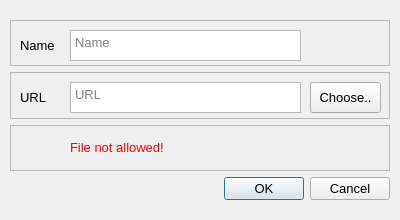
<?xml version="1.0" encoding="UTF-8"?>
<ui version="4.0">
 <class>Dialog</class>
 <widget class="QDialog" name="Dialog">
  <property name="geometry">
   <rect>
    <x>0</x>
    <y>0</y>
    <width>400</width>
    <height>220</height>
   </rect>
  </property>
  <property name="windowTitle">
   <string>Dialog</string>
  </property>
  <layout class="QVBoxLayout" name="verticalLayout">
   <property name="leftMargin">
    <number>10</number>
   </property>
   <property name="topMargin">
    <number>20</number>
   </property>
   <property name="rightMargin">
    <number>10</number>
   </property>
   <property name="bottomMargin">
    <number>20</number>
   </property>
   <item>
    <widget class="QFrame" name="frame_name">
     <property name="font">
      <font>
       <family>Arial</family>
       <pointsize>10</pointsize>
      </font>
     </property>
     <property name="frameShape">
      <enum>QFrame::StyledPanel</enum>
     </property>
     <property name="frameShadow">
      <enum>QFrame::Raised</enum>
     </property>
     <widget class="QLabel" name="lbl_name">
      <property name="geometry">
       <rect>
        <x>10</x>
        <y>10</y>
        <width>41</width>
        <height>31</height>
       </rect>
      </property>
      <property name="font">
       <font>
        <family>Arial</family>
        <pointsize>10</pointsize>
       </font>
      </property>
      <property name="text">
       <string>Name</string>
      </property>
     </widget>
     <widget class="QTextEdit" name="txt_name">
      <property name="geometry">
       <rect>
        <x>60</x>
        <y>10</y>
        <width>231</width>
        <height>31</height>
       </rect>
      </property>
      <property name="font">
       <font>
        <family>Arial</family>
        <pointsize>10</pointsize>
       </font>
      </property>
      <property name="placeholderText">
       <string>Name</string>
      </property>
     </widget>
    </widget>
   </item>
   <item>
    <widget class="QFrame" name="frame_url">
     <property name="font">
      <font>
       <family>Arial</family>
       <pointsize>10</pointsize>
      </font>
     </property>
     <property name="frameShape">
      <enum>QFrame::StyledPanel</enum>
     </property>
     <property name="frameShadow">
      <enum>QFrame::Raised</enum>
     </property>
     <widget class="QLabel" name="lbl_url">
      <property name="geometry">
       <rect>
        <x>10</x>
        <y>10</y>
        <width>41</width>
        <height>31</height>
       </rect>
      </property>
      <property name="font">
       <font>
        <family>Arial</family>
        <pointsize>10</pointsize>
       </font>
      </property>
      <property name="text">
       <string>URL</string>
      </property>
     </widget>
     <widget class="QTextEdit" name="txt_url">
      <property name="geometry">
       <rect>
        <x>60</x>
        <y>10</y>
        <width>231</width>
        <height>31</height>
       </rect>
      </property>
      <property name="font">
       <font>
        <family>Arial</family>
        <pointsize>10</pointsize>
       </font>
      </property>
      <property name="html">
       <string>&lt;!DOCTYPE HTML PUBLIC &quot;-//W3C//DTD HTML 4.0//EN&quot; &quot;http://www.w3.org/TR/REC-html40/strict.dtd&quot;&gt;
&lt;html&gt;&lt;head&gt;&lt;meta name=&quot;qrichtext&quot; content=&quot;1&quot; /&gt;&lt;style type=&quot;text/css&quot;&gt;
p, li { white-space: pre-wrap; }
&lt;/style&gt;&lt;/head&gt;&lt;body style=&quot; font-family:'Arial'; font-size:10pt; font-weight:400; font-style:normal;&quot;&gt;
&lt;p style=&quot;-qt-paragraph-type:empty; margin-top:0px; margin-bottom:0px; margin-left:0px; margin-right:0px; -qt-block-indent:0; text-indent:0px; font-family:'MS Shell Dlg 2'; font-size:8.25pt;&quot;&gt;&lt;br /&gt;&lt;/p&gt;&lt;/body&gt;&lt;/html&gt;</string>
      </property>
      <property name="placeholderText">
       <string>URL</string>
      </property>
     </widget>
     <widget class="QPushButton" name="pushButton">
      <property name="geometry">
       <rect>
        <x>300</x>
        <y>10</y>
        <width>71</width>
        <height>31</height>
       </rect>
      </property>
      <property name="font">
       <font>
        <family>Arial</family>
        <pointsize>10</pointsize>
       </font>
      </property>
      <property name="text">
       <string>Choose..</string>
      </property>
     </widget>
    </widget>
   </item>
   <item>
    <widget class="QFrame" name="frameerror">
     <property name="font">
      <font>
       <family>Arial</family>
       <pointsize>10</pointsize>
      </font>
     </property>
     <property name="frameShape">
      <enum>QFrame::StyledPanel</enum>
     </property>
     <property name="frameShadow">
      <enum>QFrame::Raised</enum>
     </property>
     <widget class="QLabel" name="lbl_error">
      <property name="geometry">
       <rect>
        <x>60</x>
        <y>10</y>
        <width>93</width>
        <height>20</height>
       </rect>
      </property>
      <property name="font">
       <font>
        <family>Arial</family>
        <pointsize>10</pointsize>
       </font>
      </property>
      <property name="styleSheet">
       <string notr="true">color:#f00</string>
      </property>
      <property name="text">
       <string>File not allowed!</string>
      </property>
      <property name="alignment">
       <set>Qt::AlignBottom|Qt::AlignLeading|Qt::AlignLeft</set>
      </property>
     </widget>
    </widget>
   </item>
   <item>
    <widget class="QDialogButtonBox" name="buttonBox">
     <property name="font">
      <font>
       <family>Arial</family>
       <pointsize>10</pointsize>
      </font>
     </property>
     <property name="orientation">
      <enum>Qt::Horizontal</enum>
     </property>
     <property name="standardButtons">
      <set>QDialogButtonBox::Cancel|QDialogButtonBox::Ok</set>
     </property>
    </widget>
   </item>
  </layout>
 </widget>
 <resources/>
 <connections>
  <connection>
   <sender>buttonBox</sender>
   <signal>accepted()</signal>
   <receiver>Dialog</receiver>
   <slot>accept()</slot>
   <hints>
    <hint type="sourcelabel">
     <x>248</x>
     <y>254</y>
    </hint>
    <hint type="destinationlabel">
     <x>157</x>
     <y>274</y>
    </hint>
   </hints>
  </connection>
  <connection>
   <sender>buttonBox</sender>
   <signal>rejected()</signal>
   <receiver>Dialog</receiver>
   <slot>reject()</slot>
   <hints>
    <hint type="sourcelabel">
     <x>316</x>
     <y>260</y>
    </hint>
    <hint type="destinationlabel">
     <x>286</x>
     <y>274</y>
    </hint>
   </hints>
  </connection>
 </connections>
</ui>
